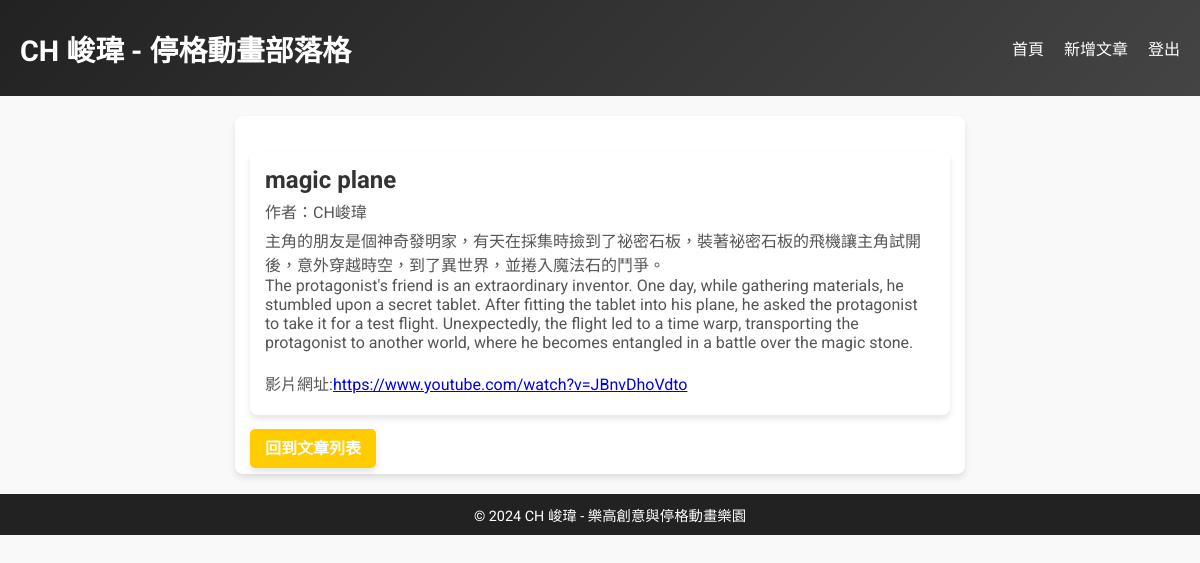
Page /article/4 (signed in) on the committed database.
### app.py (models this page shows, shortened)
class Article(db.Model):
    id = db.Column(db.Integer, primary_key=True)
    title = db.Column(db.String(100), nullable=False)
    author_id = db.Column(db.Integer, db.ForeignKey('user.id'), nullable=False)
    content = db.Column(db.Text, nullable=False)
    created_at = db.Column(db.DateTime, default=datetime.utcnow, nullable=False)

class User(UserMixin, db.Model):
    id = db.Column(db.Integer, primary_key=True)
    username = db.Column(db.String(100), unique=True, nullable=False)
    password = db.Column(db.String(200), nullable=False)
    articles = db.relationship('Article', backref='author', lazy=True)

### app.py (the view)
@app.route('/article/<int:id>', methods=['GET', 'POST'])
def article(id):
    article = Article.query.get_or_404(id)
    form = ArticleForm()  # 初始化表單
    if request.method == 'POST' and form.validate_on_submit():
        pass
    return render_template('article.html', article=article, form=form)

### app.py (called while the page is built)
@login_manager.user_loader
def load_user(user_id):
    return User.query.get(int(user_id))

### templates/article.html (shortened to what this page needs)
{% extends 'base.html' %}
{% block content %}
<div class="article-card">
    <h2>{{ article.title }}</h2>
    <p>作者：{{ article.author.username }}</p>
    <p>{{ article.content | safe }}</p>
</div>
<div class="actions">
    <a href="{{ url_for('index') }}" class="btn">回到文章列表</a>
</div>
{% endblock %}

### static/style.css (style rules this page uses)
body { font-family: 'Roboto', sans-serif; margin: 0; padding: 0; background-color: #f9f9f9; color: #333; }
h1, h2, h3 { margin: 0; color: #333; }
.btn, form button { padding: 10px 15px; color: #fff; background-color: #ffcc00; text-decoration: none; font-weight: bold; border-radius: 5px; transition: background-color 0.3s ease; box-shadow: 0 4px 6px rgba(0, 0, 0, 0.1); }
.article-card { background: #fff; margin: 20px 0; padding: 15px; border-radius: 8px; box-shadow: 0 4px 6px rgba(0, 0, 0, 0.1); }
.article-card p { color: #555; margin: 5px 0; }

### rows in the picture
Article: title "magic plane", content "主角的朋友是個神奇發明家，有天在採集時撿到了祕密石板，裝著祕密石板的飛機讓主角試開後，意外穿越時空，到了異世界，並捲入魔法石的鬥爭。 The protagonist's friend is an extraordinary inventor. One day, while gathering materials, he stumbled upon a secret tablet. After fitting the tablet into his plane, he asked the protagonist to take it for a test flight. Unexpectedly, the flight led to a time warp, transporting the protagonist to another world, where he becomes entangled in a battle over the magic stone. 影片網址: https://www.youtube.com/watch?v=JBnvDhoVdto"
User: author.username "CH峻瑋"
